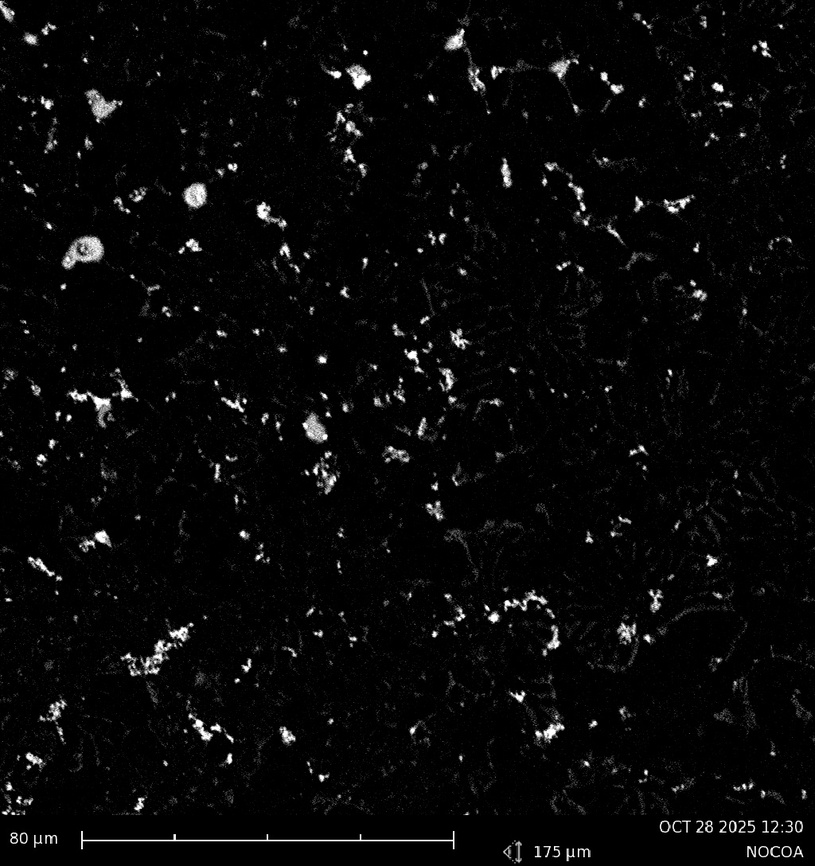
#> input picture Nanoparticles/NOCOB2.jpg, 815 x 866 px, shrunk from 1024 x 1088 before the run, found by its file name
$ python 'Automation updated.py'
#> lines starting #> are read from the running program, lines starting #| are printed output that depends on the picture; after the words box and inside, x2 and y2 are one past the last pixel; in counts of white or black regions, pixels touching at a corner belong together
import cv2
import numpy as np

def segment_sem_particles_tuned(
    image_path,
    microns_per_pixel=0.173,
    min_area_um2=0.50,
    max_area_um2=5.0
):
    """
    Tuned SEM nanoparticle segmentation to approach ImageJ results (~630 particles, 1.63 µm²).
    Returns an overlay image with detected nanoparticles outlined in red.
    """
#> called with microns_per_pixel = 0.173, min_area_um2 = 0.5, max_area_um2 = 7.5

    # Load image and crop bottom 10%
    img = cv2.imread(image_path, cv2.IMREAD_GRAYSCALE)
#> img is the input picture: shape (866, 815); min 0, max 255, mean 8.4
    if img is None:
        raise ValueError(f"Failed to load image: {image_path}")
    h, w = img.shape
    img = img[: int(h * 0.90), :]
#> img: shape (779, 815)

    # Enhance contrast
    clahe = cv2.createCLAHE(clipLimit=2.5, tileGridSize=(8, 8))
    img_enh = clahe.apply(img)
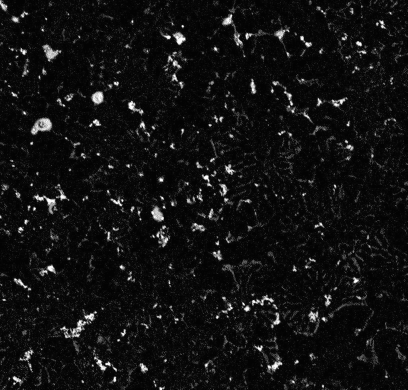
#> img_enh: shape (779, 815) (shown at 1/2 size); min 3, max 255, mean 17.6

    # Slight Gaussian blur (retain small particles, reduce noise)
    blurred = cv2.GaussianBlur(img_enh, (3, 3), 0)

    # Adaptive threshold
    binary = cv2.adaptiveThreshold(
        blurred, 255, cv2.ADAPTIVE_THRESH_GAUSSIAN_C,
        cv2.THRESH_BINARY_INV, 15, 2
    )
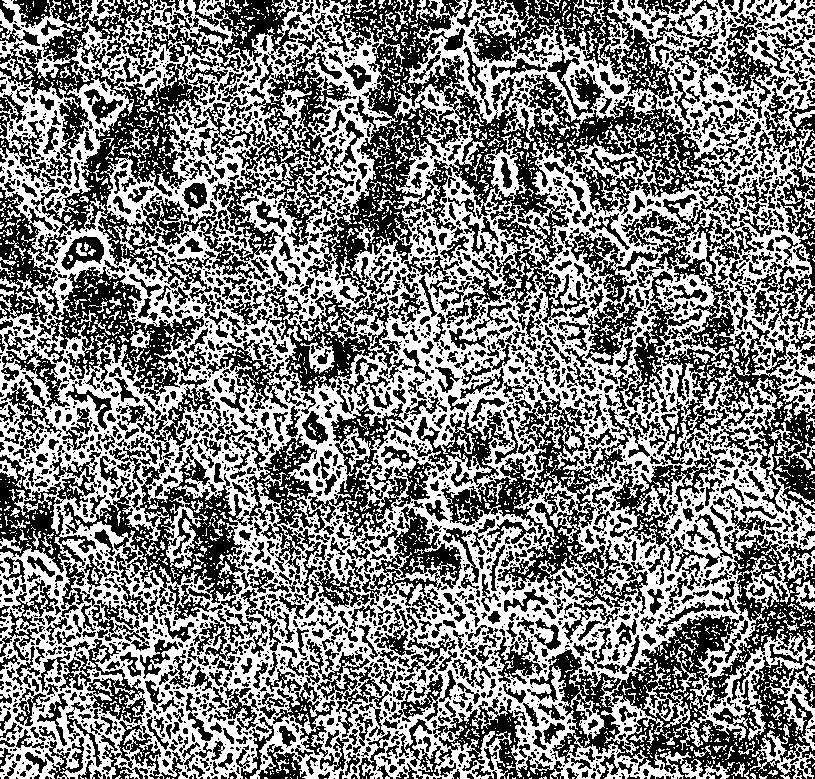
#> binary: shape (779, 815); 50% white; 2730 white regions (2410 under 20 px), largest, box (x1, y1, x2, y2) and area: (0, 0, 815, 779) 291069, (161, 496, 202, 571) 1032, (768, 422, 815, 470) 506

    # Minimal morphology to separate touching particles without shrinking
    kernel = np.ones((3, 3), np.uint8)
    morph = cv2.morphologyEx(binary, cv2.MORPH_OPEN, kernel, iterations=1)
#> morph: shape (779, 815); 33.1% white; 3015 white regions (1443 under 20 px), largest, box (x1, y1, x2, y2) and area: (385, 275, 509, 447) 5211, (422, 569, 575, 665) 4302, (438, 658, 576, 770) 3212
    morph = cv2.morphologyEx(morph, cv2.MORPH_CLOSE, kernel, iterations=1)
#> morph: shape (779, 815); 35.7% white; 1477 white regions (761 under 20 px), largest, box (x1, y1, x2, y2) and area: (148, 271, 626, 521) 24104, (412, 445, 815, 680) 24041, (98, 573, 289, 779) 9949

    # Distance transform + watershed for cluster splitting
    dist = cv2.distanceTransform(morph, cv2.DIST_L2, 5)
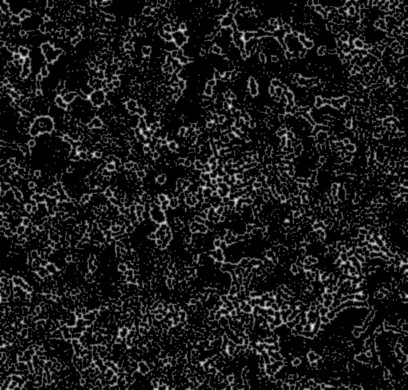
#> dist: shape (779, 815) float32 (shown at 1/2 size); min 0, max 6.4, mean 0.619; drawn with min black and max white
    _, sure_fg = cv2.threshold(dist, 0.05 * dist.max(), 255, 0)
    sure_fg = np.uint8(sure_fg)
    unknown = cv2.subtract(morph, sure_fg)
#> unknown: shape (779, 815); every value is 0

    # Marker labeling
    _, markers = cv2.connectedComponents(sure_fg)
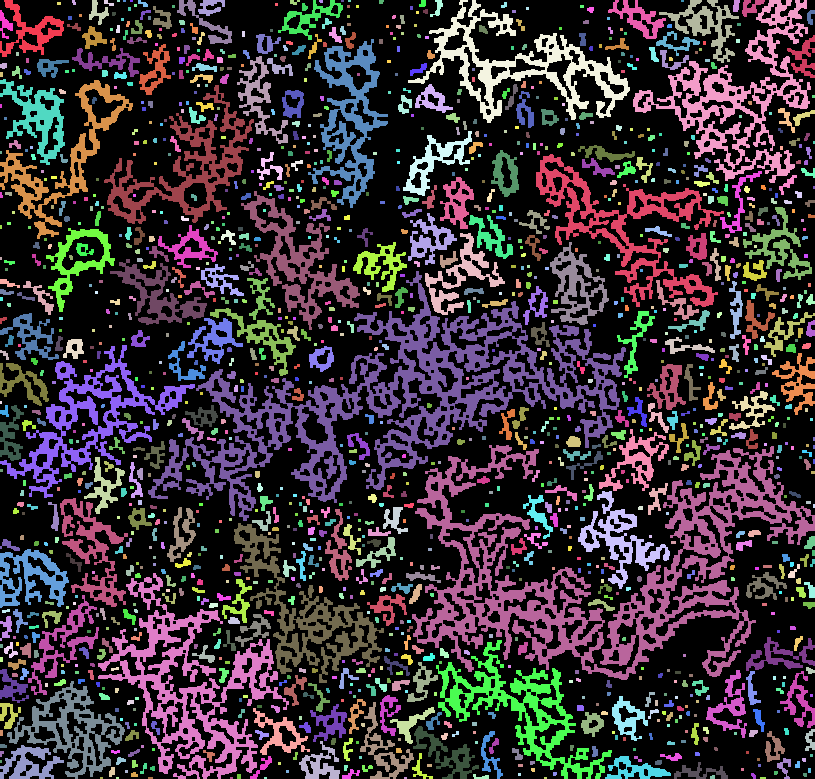
#> markers: shape (779, 815) int32; 1478 distinct labels, from 0 to 1477; one colour per label, 0 black
    markers = markers + 1
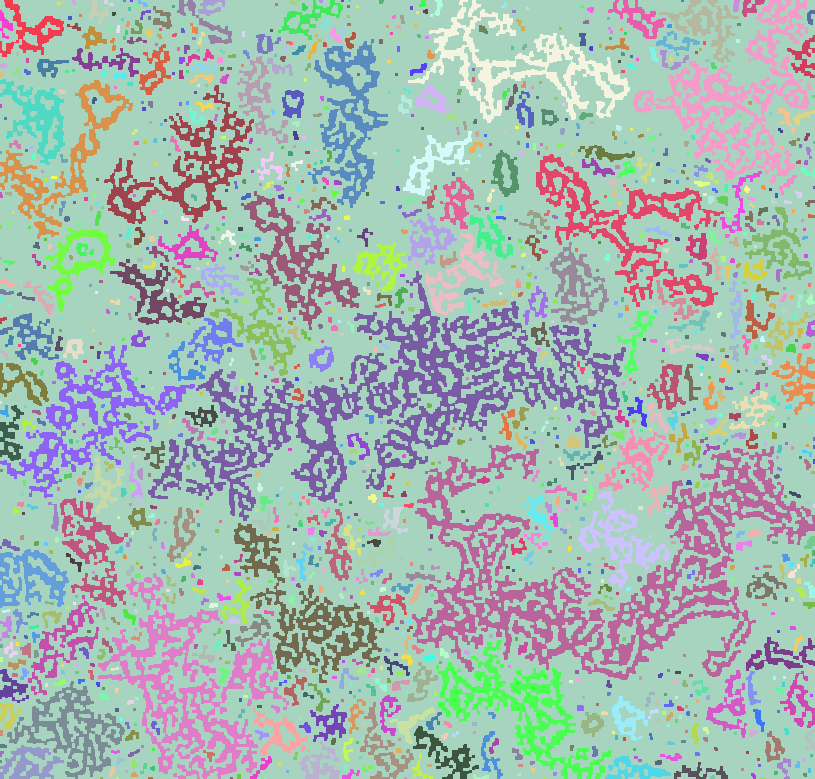
#> markers: shape (779, 815) int32; 1478 distinct labels, from 1 to 1478; one colour per label, 0 black
    markers[unknown == 255] = 0

    # Watershed
    color_img = cv2.cvtColor(img_enh, cv2.COLOR_GRAY2BGR)
    cv2.watershed(color_img, markers)
    mask = np.uint8(markers > 1) * 255
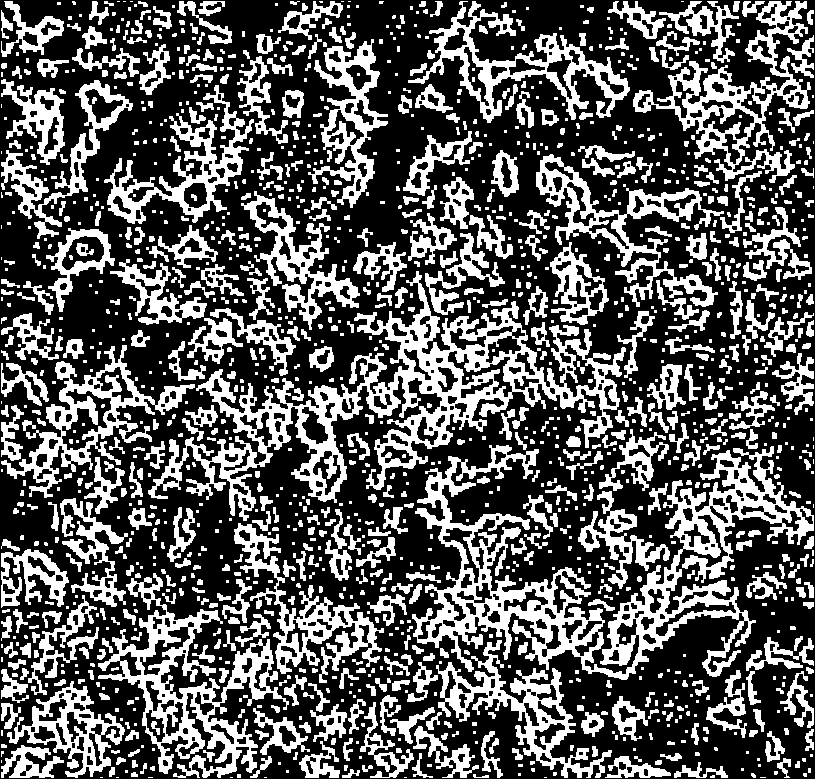
#> mask: shape (779, 815); 35.5% white; 1477 white regions (764 under 20 px)

    # Find contours
    contours, _ = cv2.findContours(mask, cv2.RETR_EXTERNAL, cv2.CHAIN_APPROX_SIMPLE)
#> contours = 1454 contours, 955 with area under 20; largest, box (x1, y1, x2, y2) and area: (148, 271, 626, 521) 29588, (412, 445, 814, 680) 27828, (98, 573, 289, 778) 11730, (633, 1, 811, 183) 9355, (1, 345, 195, 498) 7706

    # Convert area thresholds
    min_area_px = min_area_um2 / (microns_per_pixel ** 2)
    max_area_px = max_area_um2 / (microns_per_pixel ** 2)

    valid_contours = []
    areas_um2 = []

    for c in contours:
        area_px = cv2.contourArea(c)
        if min_area_px <= area_px <= max_area_px:
            areas_um2.append(area_px * (microns_per_pixel ** 2))
            valid_contours.append(c)
#> this loop made 1454 passes
#> area_px on passes 20, 24, 26: 46.5, 33.5, 28
#> after the loop, areas_um2 = 472 values, max 7.5 at index 168, min 0.509 at index 19, mean 1.64; valid_contours = 472 contours, 66 with area under 20; largest, box (x1, y1, x2, y2) and area: (128, 508, 152, 530) 250, (481, 731, 503, 778) 238, (63, 339, 84, 359) 238, (674, 762, 728, 778) 236, (516, 91, 534, 128) 235

    n_particles = len(areas_um2)
#> n_particles = 472
    avg_area = np.mean(areas_um2) if n_particles > 0 else 0.0
#> avg_area = 1.64

    print(f"Detected nanoparticles: {n_particles}")
#| Detected nanoparticles: 472
    print(f"Average particle area: {avg_area:.4f} µm²")
#| Average particle area: 1.6442 µm²

    # Draw red contours on a copy of the grayscale image
    overlay = cv2.cvtColor(img, cv2.COLOR_GRAY2BGR)
    cv2.drawContours(overlay, valid_contours, -1, (0, 0, 255), 1)
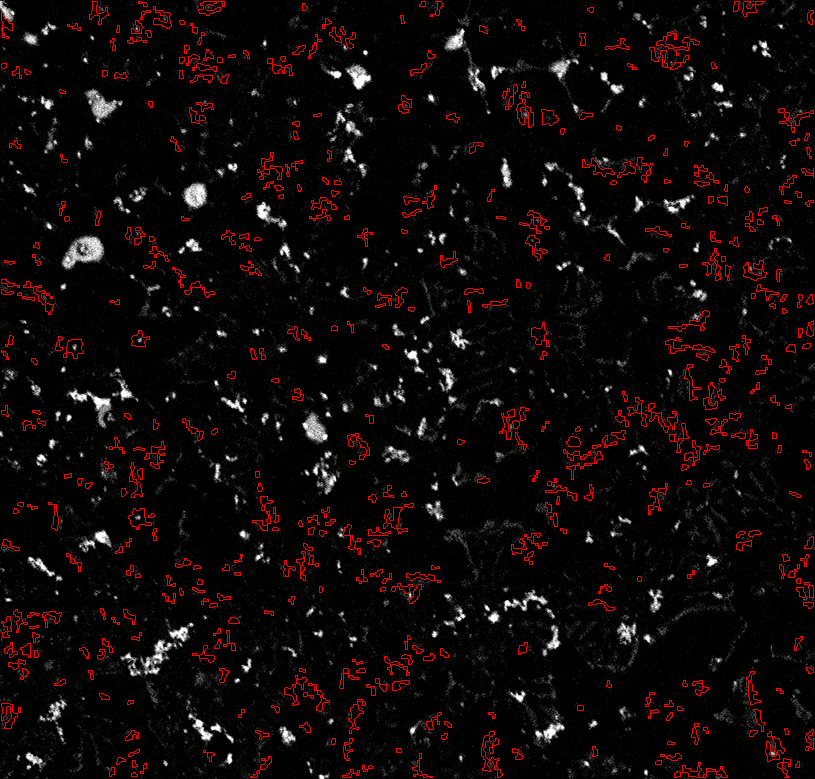
#> overlay: shape (779, 815, 3); mean B, G, R 8.3, 8.3, 16.2

    return overlay, areas_um2, avg_area


# Example usage:
image_input_path = "C:/Users/D00456326/Desktop/Research Photos/Nanoparticles/NOCOB2.jpg"

overlay, areas, avg = segment_sem_particles_tuned(
    image_input_path,
    microns_per_pixel=0.173,
    min_area_um2=0.50,
    max_area_um2=7.5
)
#> areas has the same summary as areas_um2 in segment_sem_particles_tuned; avg = 1.64

# Display the result
cv2.imshow("Detected Nanoparticles", overlay)
cv2.waitKey(0)
cv2.destroyAllWindows()

$ run again, with Nanoparticles/NOCOB1.jpg copied over Nanoparticles/NOCOB2.jpg
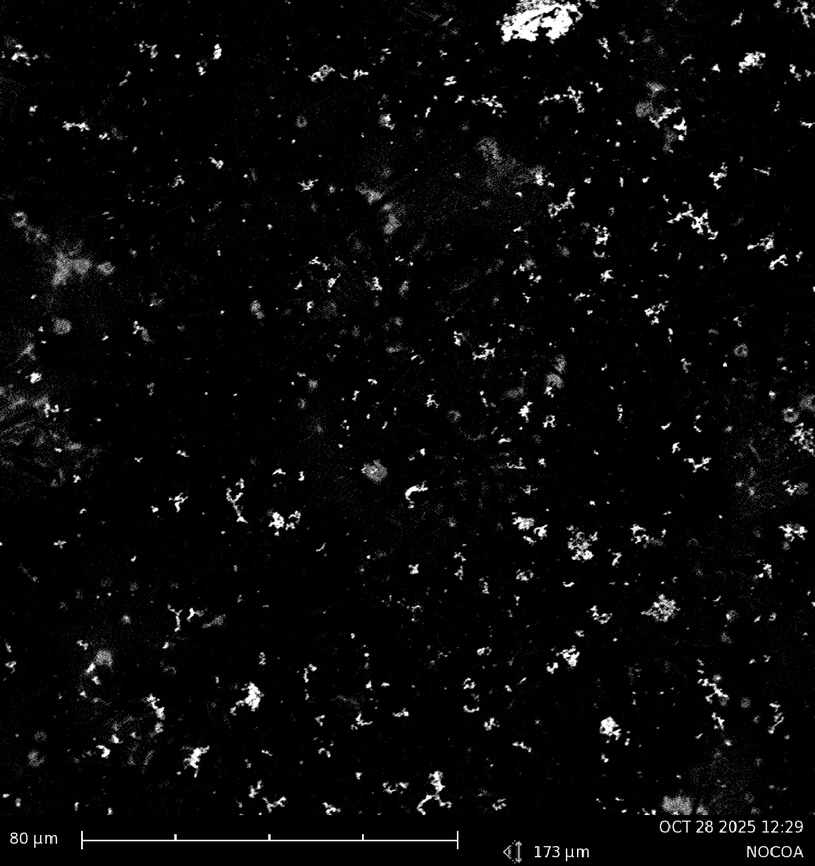
#> input picture Nanoparticles/NOCOB1.jpg, 815 x 866 px, shrunk from 1024 x 1088 before the run, found by its file name
#> in segment_sem_particles_tuned, img is the input picture: shape (866, 815); min 0, max 255, mean 8.8
#> img: shape (779, 815)
#> in segment_sem_particles_tuned, `binary = cv2.adaptiveThreshold( blurred, 255, cv2.ADAPTIVE_THRESH_GAUS..`:
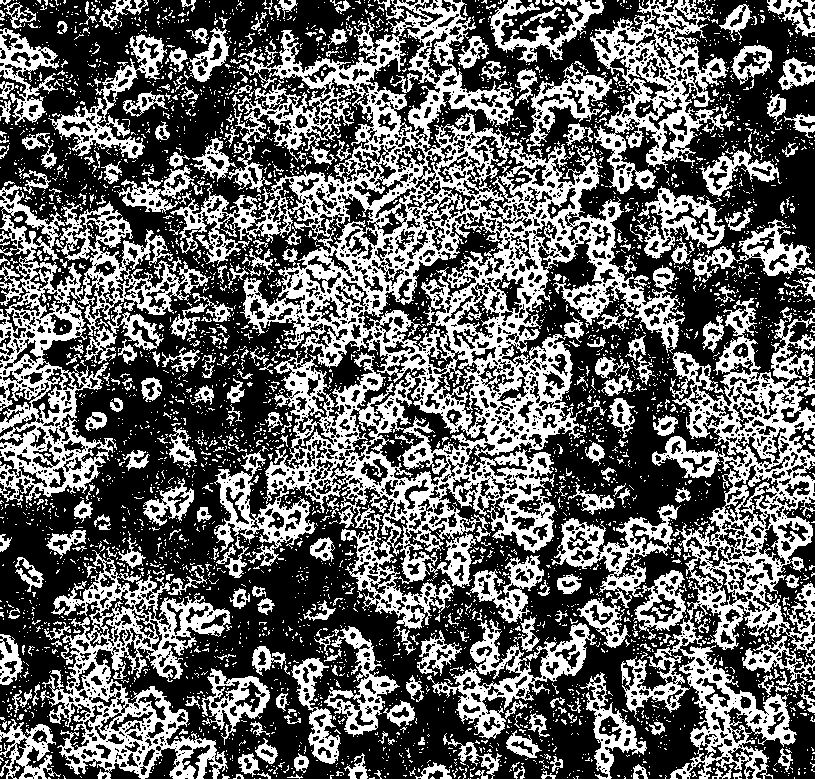
#> binary: shape (779, 815); 39.2% white; 4105 white regions (3700 under 20 px), largest, box (x1, y1, x2, y2) and area: (170, 0, 685, 629) 85367, (621, 298, 815, 779) 28666, (0, 185, 211, 503) 19159
#> sure_fg: shape (779, 815) float32; 28.8% white; 1107 white regions (536 under 20 px), largest, box (x1, y1, x2, y2) and area: (359, 218, 575, 552) 14415, (244, 142, 470, 366) 12034, (501, 147, 678, 348) 6820
#> unknown: shape (779, 815); every value is 0
#> mask: shape (779, 815); 28.7% white; 1107 white regions (541 under 20 px)
#> contours = 1093 contours, 680 with area under 20; largest, box (x1, y1, x2, y2) and area: (359, 218, 575, 552) 16259, (244, 142, 470, 366) 13242, (501, 147, 678, 348) 8080, (716, 310, 814, 505) 6864, (590, 19, 725, 165) 5829
#> the loop in segment_sem_particles_tuned, `for c in contours:` made 1093 passes
#> area_px on passes 9, 16, 19: 45.5, 53, 117
#> after the loop in segment_sem_particles_tuned, `for c in contours:`: areas_um2 = 344 values, max 7.42 at index 54, min 0.509 at index 77, mean 1.93; valid_contours = 344 contours, 46 with area under 20; largest, box (x1, y1, x2, y2) and area: (517, 619, 538, 651) 248, (256, 744, 277, 763) 246, (238, 754, 258, 774) 240, (517, 70, 537, 90) 238, (595, 357, 614, 377) 231
#> n_particles = 344
#> avg_area = 1.93
#| Detected nanoparticles: 344
#| Average particle area: 1.9312 µm²
#> in segment_sem_particles_tuned, `cv2.drawContours(overlay, valid_contours, -1, (0, 0, 255), 1)`:
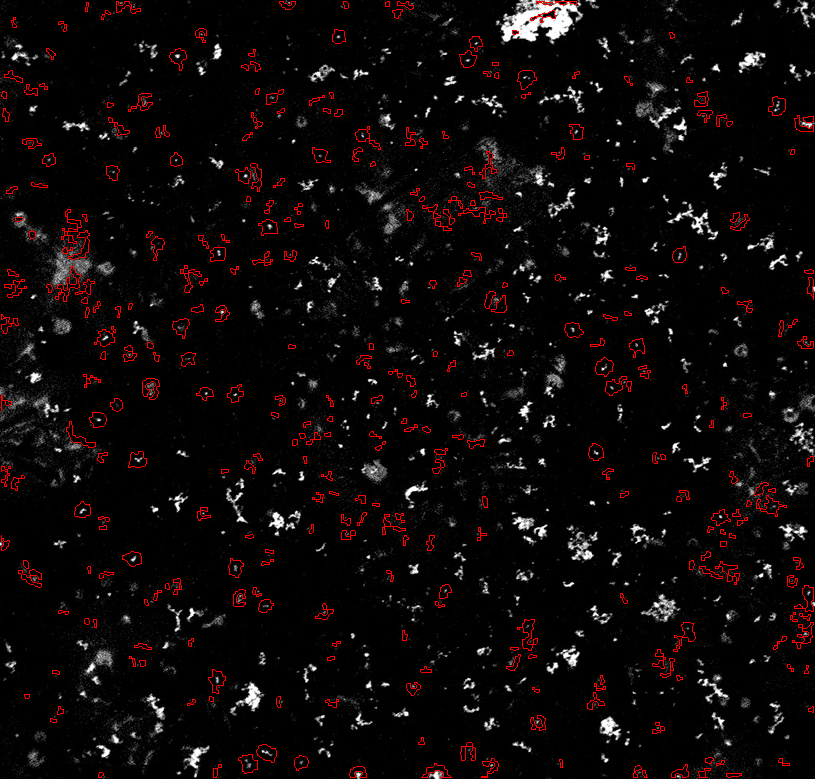
#> overlay: shape (779, 815, 3); mean B, G, R 8.5, 8.5, 14.1
#> areas has the same summary as areas_um2 in segment_sem_particles_tuned

$ run again, with Nanoparticles/Image1 Middle Right.jpg copied over Nanoparticles/NOCOB2.jpg
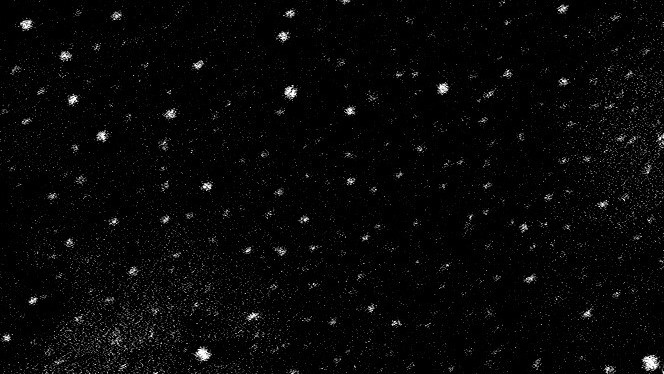
#> input picture Nanoparticles/Image1 Middle Right.jpg, 664 x 374 px, found by its file name
#> in segment_sem_particles_tuned, img is the input picture: shape (374, 664); min 0, max 255, mean 8.1
#> img: shape (336, 664)
#> in segment_sem_particles_tuned, `binary = cv2.adaptiveThreshold( blurred, 255, cv2.ADAPTIVE_THRESH_GAUS..`:
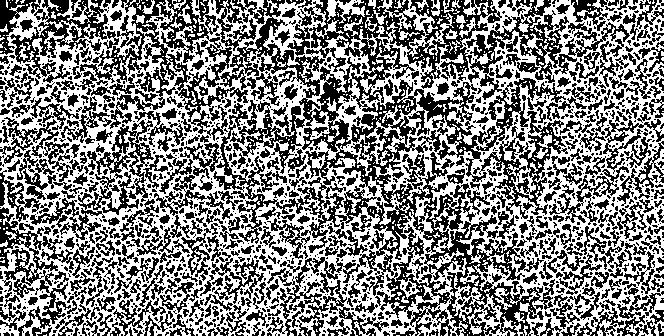
#> binary: shape (336, 664); 51.3% white; 1501 black regions (1023 under 20 px), largest, box (x1, y1, x2, y2) and area: (213, 0, 630, 336) 43484, (80, 0, 249, 141) 6505, (10, 0, 119, 79) 2753
#> sure_fg: shape (336, 664) float32; 30.7% white; 1041 white regions (435 under 20 px), largest, box (x1, y1, x2, y2) and area: (233, 231, 305, 287) 1058, (255, 79, 307, 128) 921, (464, 68, 503, 145) 902
#> unknown: shape (336, 664); every value is 0
#> mask: shape (336, 664); 30.4% white; 1041 white regions (445 under 20 px)
#> contours = 1041 contours, 589 with area under 20; largest, box (x1, y1, x2, y2) and area: (233, 231, 305, 287) 876, (464, 68, 503, 145) 811, (88, 191, 145, 238) 797, (63, 118, 122, 162) 782, (264, 3, 304, 55) 756
#> the loop in segment_sem_particles_tuned, `for c in contours:` made 1041 passes
#> area_px on passes 39, 43, 49: 27, 44, 20.5
#> after the loop in segment_sem_particles_tuned, `for c in contours:`: areas_um2 = 451 values, max 6.94 at index 208, min 0.509 at index 8, mean 1.77; valid_contours = 451 contours, 46 with area under 20; largest, box (x1, y1, x2, y2) and area: (36, 184, 64, 214) 232, (338, 264, 370, 291) 225, (474, 174, 508, 197) 225, (12, 109, 45, 130) 222, (434, 264, 461, 297) 214
#> n_particles = 451
#> avg_area = 1.77
#| Detected nanoparticles: 451
#| Average particle area: 1.7676 µm²
#> in segment_sem_particles_tuned, `cv2.drawContours(overlay, valid_contours, -1, (0, 0, 255), 1)`:
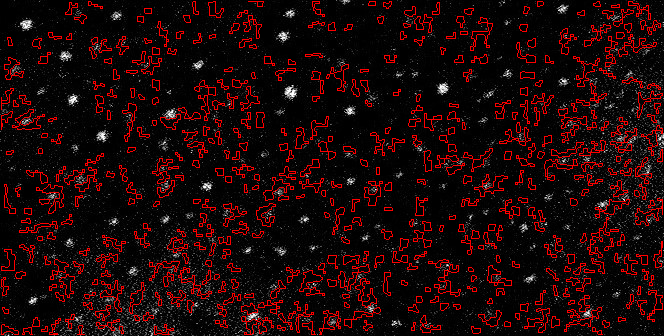
#> overlay: shape (336, 664, 3); mean B, G, R 7.3, 7.3, 30.8
#> areas has the same summary as areas_um2 in segment_sem_particles_tuned
